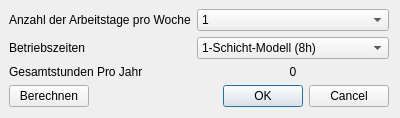
<?xml version="1.0" encoding="UTF-8"?>
<ui version="4.0">
 <class>Dialog</class>
 <widget class="QDialog" name="Dialog">
  <property name="geometry">
   <rect>
    <x>0</x>
    <y>0</y>
    <width>400</width>
    <height>118</height>
   </rect>
  </property>
  <property name="windowTitle">
   <string>Dialog</string>
  </property>
  <widget class="QWidget" name="formLayoutWidget">
   <property name="geometry">
    <rect>
     <x>9</x>
     <y>9</y>
     <width>380</width>
     <height>101</height>
    </rect>
   </property>
   <layout class="QFormLayout" name="formLayout">
    <item row="0" column="0">
     <widget class="QLabel" name="label">
      <property name="text">
       <string>Anzahl der Arbeitstage pro Woche</string>
      </property>
     </widget>
    </item>
    <item row="0" column="1">
     <widget class="QComboBox" name="comboBox">
      <item>
       <property name="text">
        <string>1</string>
       </property>
      </item>
      <item>
       <property name="text">
        <string>2</string>
       </property>
      </item>
      <item>
       <property name="text">
        <string>3</string>
       </property>
      </item>
      <item>
       <property name="text">
        <string>4</string>
       </property>
      </item>
      <item>
       <property name="text">
        <string>5</string>
       </property>
      </item>
      <item>
       <property name="text">
        <string>6</string>
       </property>
      </item>
      <item>
       <property name="text">
        <string>7</string>
       </property>
      </item>
     </widget>
    </item>
    <item row="1" column="0">
     <widget class="QLabel" name="label_2">
      <property name="text">
       <string>Betriebszeiten</string>
      </property>
     </widget>
    </item>
    <item row="1" column="1">
     <widget class="QComboBox" name="comboBox_2">
      <item>
       <property name="text">
        <string>1-Schicht-Modell (8h)</string>
       </property>
      </item>
      <item>
       <property name="text">
        <string>2-Schicht-Modell (16h)</string>
       </property>
      </item>
      <item>
       <property name="text">
        <string>3-Schicht-Modell (24h)</string>
       </property>
      </item>
     </widget>
    </item>
    <item row="2" column="0">
     <widget class="QLabel" name="label_7">
      <property name="styleSheet">
       <string notr="true"/>
      </property>
      <property name="frameShadow">
       <enum>QFrame::Plain</enum>
      </property>
      <property name="text">
       <string>Gesamtstunden Pro Jahr</string>
      </property>
     </widget>
    </item>
    <item row="2" column="1">
     <widget class="QLabel" name="label_8">
      <property name="sizeIncrement">
       <size>
        <width>0</width>
        <height>0</height>
       </size>
      </property>
      <property name="text">
       <string>0</string>
      </property>
      <property name="alignment">
       <set>Qt::AlignCenter</set>
      </property>
     </widget>
    </item>
    <item row="3" column="0">
     <widget class="QPushButton" name="pushButton">
      <property name="text">
       <string>Berechnen</string>
      </property>
     </widget>
    </item>
    <item row="3" column="1">
     <widget class="QDialogButtonBox" name="buttonBox">
      <property name="orientation">
       <enum>Qt::Horizontal</enum>
      </property>
      <property name="standardButtons">
       <set>QDialogButtonBox::Cancel|QDialogButtonBox::Ok</set>
      </property>
     </widget>
    </item>
   </layout>
  </widget>
 </widget>
 <resources/>
 <connections>
  <connection>
   <sender>buttonBox</sender>
   <signal>accepted()</signal>
   <receiver>Dialog</receiver>
   <slot>accept()</slot>
   <hints>
    <hint type="sourcelabel">
     <x>248</x>
     <y>254</y>
    </hint>
    <hint type="destinationlabel">
     <x>157</x>
     <y>274</y>
    </hint>
   </hints>
  </connection>
  <connection>
   <sender>buttonBox</sender>
   <signal>rejected()</signal>
   <receiver>Dialog</receiver>
   <slot>reject()</slot>
   <hints>
    <hint type="sourcelabel">
     <x>316</x>
     <y>260</y>
    </hint>
    <hint type="destinationlabel">
     <x>286</x>
     <y>274</y>
    </hint>
   </hints>
  </connection>
 </connections>
</ui>
